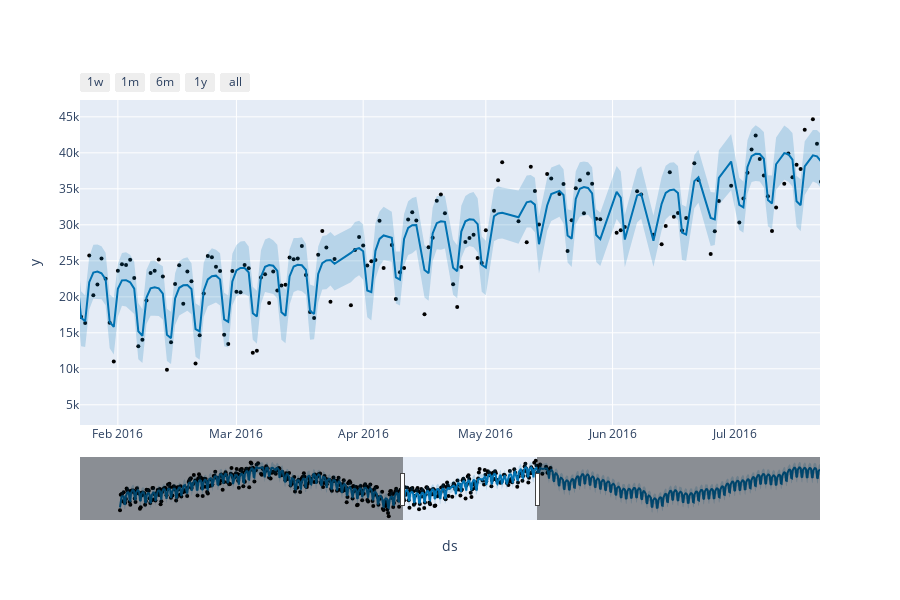

Source (notebook cell):
### Code cell
fig = plot_plotly(modelo_sem_outliers,previsao)
fig.show()

### Figure 1 — Plotly figure (JSON) as saved in the notebook; plotly's stock layout.template omitted (floating-point values rounded to 4 significant figures; data arrays with more than 128 entries replaced by an {"elided": "..."} marker saying what was removed)
{"data": [{"marker": {"color": "black", "size": 4}, "mode": "markers", "name": "Actual", "type": "scatter", "x": {"elided": "505 str values"}, "y": {"elided": "505 int values"}}, {"hoverinfo": "skip", "line": {"width": 0}, "mode": "lines", "type": "scatter", "x": {"elided": "870 str values"}, "y": {"elided": "870 float values"}}, {"fill": "tonexty", "fillcolor": "rgba(0, 114, 178, 0.2)", "line": {"color": "#0072B2", "width": 2}, "mode": "lines", "name": "Predicted", "type": "scatter", "x": {"elided": "870 str values"}, "y": {"elided": "870 float values"}}, {"fill": "tonexty", "fillcolor": "rgba(0, 114, 178, 0.2)", "hoverinfo": "skip", "line": {"width": 0}, "mode": "lines", "type": "scatter", "x": {"elided": "870 str values"}, "y": {"elided": "870 float values"}}], "layout": {"height": 600, "showlegend": false, "width": 900, "xaxis": {"autorange": false, "range": ["2016-01-22 17:41:29.1426", "2016-07-21 17:41:29.1429"], "rangeselector": {"buttons": [{"count": 7, "label": "1w", "step": "day", "stepmode": "backward"}, {"count": 1, "label": "1m", "step": "month", "stepmode": "backward"}, {"count": 6, "label": "6m", "step": "month", "stepmode": "backward"}, {"count": 1, "label": "1y", "step": "year", "stepmode": "backward"}, {"step": "all"}]}, "rangeslider": {"autorange": true, "range": ["2014-11-10 19:53:08.5714", "2017-08-09"], "visible": true, "yaxis": {"_template": null, "rangemode": "match"}}, "title": {"text": "ds"}, "type": "date"}, "yaxis": {"autorange": true, "range": [2195.0, 47340.0], "title": {"text": "y"}, "type": "linear"}}}
